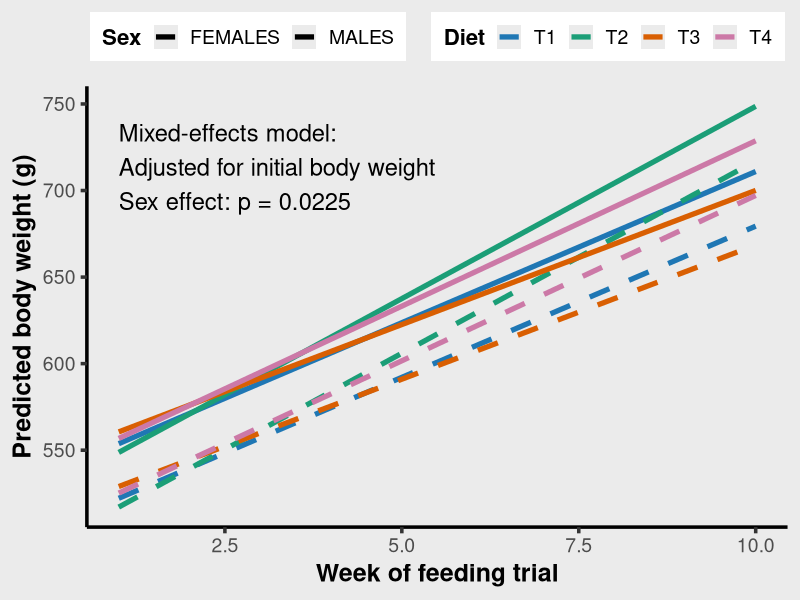

Source code (R):
library(tidyverse)
library(readxl)
library(lme4)
library(lmerTest)

# -----------------------------
# 1. Read and clean data
# -----------------------------
setwd("C:/Guinea-Pig-data_2/Data")

df_raw <- read_excel("gp2_bodyweight_v2.xlsx", na = c("NA", "N/A", ""))

df <- df_raw %>%
  rename(
    Diet          = diet,
    Compartment   = compartment,
    ID_label      = id,
    Week          = week,
    Sex           = sex,
    InitialWeight = initial_weight,
    Weight        = weekly_weight
  ) %>%
  unite("AnimalID", Diet, Compartment, ID_label, Sex, remove = FALSE) %>%
  mutate(
    Diet          = factor(Diet),
    Compartment   = factor(Compartment),
    Sex           = factor(Sex),
    AnimalID      = factor(AnimalID),
    Week          = as.numeric(Week),
    InitialWeight = as.numeric(InitialWeight),
    Weight        = as.numeric(Weight)
  ) %>%
  mutate(
    Week_c = Week - mean(Week, na.rm = TRUE)
  )

# Optional: enforce order if needed
df$Diet <- factor(df$Diet, levels = c("T1", "T2", "T3", "T4"))
df$Sex  <- factor(df$Sex, levels = c("FEMALES", "MALES"))

# -----------------------------
# 2. Fit mixed-effects model
# -----------------------------
mod_plot <- lmer(
  Weight ~ Diet * Week_c + Sex + InitialWeight + (1 | AnimalID),
  data = df
)

summary(mod_plot)
anova(mod_plot)

# -----------------------------
# 3. Build prediction dataset
# -----------------------------
newdat <- expand.grid(
  Diet   = levels(df$Diet),
  Sex    = levels(df$Sex),
  Week   = seq(min(df$Week, na.rm = TRUE), max(df$Week, na.rm = TRUE), length.out = 100)
)

newdat$Week_c <- newdat$Week - mean(df$Week, na.rm = TRUE)
newdat$InitialWeight <- mean(df$InitialWeight, na.rm = TRUE)

# Fixed-effects predictions only
newdat$Pred <- predict(mod_plot, newdata = newdat, re.form = NA)

# -----------------------------
# 4. Extract sex p-value
# -----------------------------
anova_tab <- anova(mod_plot)
sex_p <- anova_tab["Sex", "Pr(>F)"]

sex_label <- if (sex_p < 0.001) {
  "Sex effect: p < 0.001"
} else {
  paste0("Sex effect: p = ", signif(sex_p, 3))
}

# -----------------------------
# 5. Plot
# -----------------------------
diet_cols <- c(
  "T1" = "#1f77b4",  # blue
  "T2" = "#1b9e77",  # green
  "T3" = "#d95f02",  # orange
  "T4" = "#cc79a7"   # pink/purple
)

sex_ltys <- c(
  "FEMALES" = "solid",
  "MALES"   = "dashed"
)

ggplot(newdat, aes(x = Week, y = Pred, colour = Diet, linetype = Sex)) +
  geom_line(linewidth = 1.8) +
  scale_colour_manual(values = diet_cols) +
  scale_linetype_manual(values = sex_ltys) +
  labs(
    x = "Week of feeding trial",
    y = "Predicted body weight (g)",
    colour = "Diet",
    linetype = "Sex"
  ) +
  annotate(
    "text",
    x = 1.0, y = max(newdat$Pred) - 10,
    hjust = 0, vjust = 1,
    size = 6,
    label = paste(
      "Mixed-effects model:",
      "Adjusted for initial body weight",
      sex_label,
      sep = "\n"
    )
  ) +
  theme_classic(base_size = 18) +
  theme(
    plot.background  = element_rect(fill = "grey92", colour = NA),
    panel.background = element_rect(fill = "grey92", colour = NA),
    legend.position = "top",
    legend.box = "horizontal",
    legend.direction = "horizontal",
    legend.title = element_text(face = "bold", size = 16),
    legend.text = element_text(size = 14),
    axis.title = element_text(face = "bold", size = 18),
    axis.text = element_text(size = 14),
    axis.line = element_line(linewidth = 1.2),
    axis.ticks = element_line(linewidth = 1.2)
  ) +
  guides(
    linetype = guide_legend(order = 1, override.aes = list(colour = "black")),
    colour   = guide_legend(order = 2)
  )
